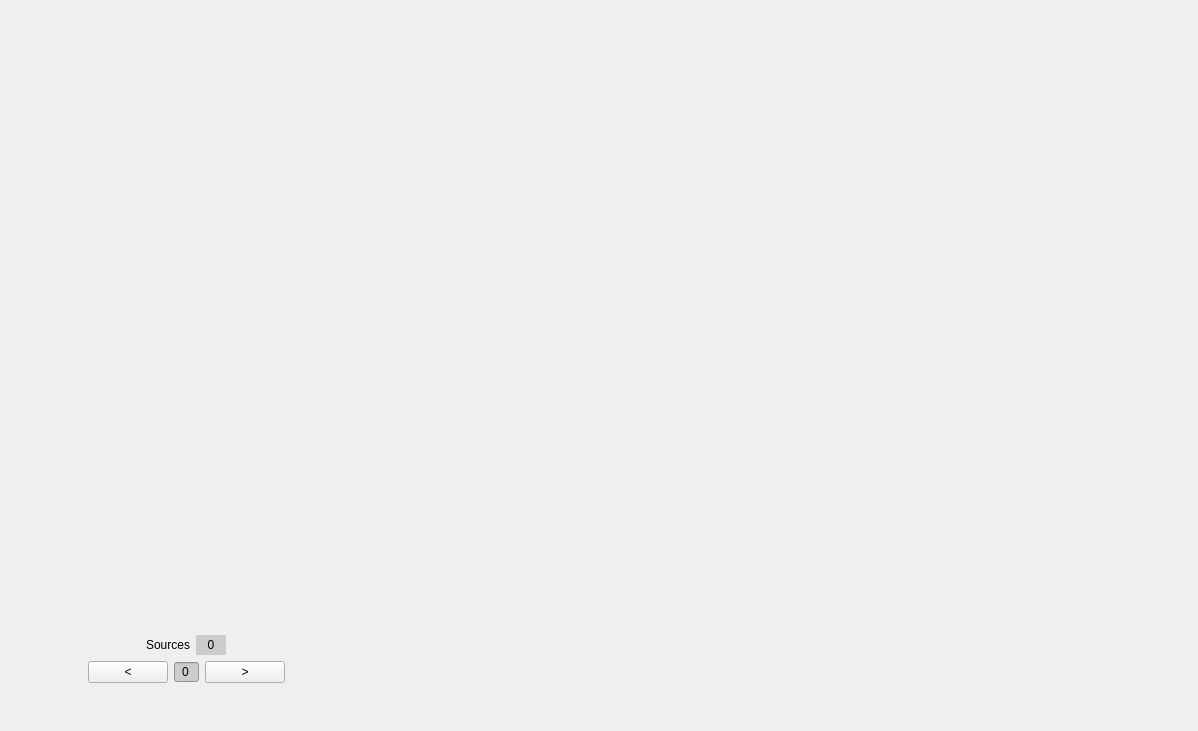
<?xml version="1.0" encoding="UTF-8"?>
<ui version="4.0">
 <class>manual_panel</class>
 <widget class="QWidget" name="manual_panel">
  <property name="geometry">
   <rect>
    <x>0</x>
    <y>0</y>
    <width>1198</width>
    <height>731</height>
   </rect>
  </property>
  <property name="windowTitle">
   <string>Form</string>
  </property>
  <layout class="QHBoxLayout" name="horizontalLayout_2">
   <property name="leftMargin">
    <number>0</number>
   </property>
   <property name="topMargin">
    <number>0</number>
   </property>
   <property name="rightMargin">
    <number>0</number>
   </property>
   <property name="bottomMargin">
    <number>0</number>
   </property>
   <item>
    <layout class="QVBoxLayout" name="verticalLayout">
     <property name="rightMargin">
      <number>0</number>
     </property>
     <item>
      <widget class="WarpControlWidget" name="warp_controls" native="true">
       <property name="minimumSize">
        <size>
         <width>250</width>
         <height>580</height>
        </size>
       </property>
       <property name="maximumSize">
        <size>
         <width>250</width>
         <height>580</height>
        </size>
       </property>
      </widget>
     </item>
     <item>
      <spacer name="verticalSpacer_2">
       <property name="orientation">
        <enum>Qt::Vertical</enum>
       </property>
       <property name="sizeHint" stdset="0">
        <size>
         <width>20</width>
         <height>40</height>
        </size>
       </property>
      </spacer>
     </item>
     <item>
      <layout class="QHBoxLayout" name="horizontalLayout">
       <property name="topMargin">
        <number>0</number>
       </property>
       <item>
        <spacer name="horizontalSpacer">
         <property name="orientation">
          <enum>Qt::Horizontal</enum>
         </property>
         <property name="sizeHint" stdset="0">
          <size>
           <width>40</width>
           <height>20</height>
          </size>
         </property>
        </spacer>
       </item>
       <item>
        <widget class="QLabel" name="label_Sources">
         <property name="maximumSize">
          <size>
           <width>16777215</width>
           <height>20</height>
          </size>
         </property>
         <property name="text">
          <string>Sources</string>
         </property>
        </widget>
       </item>
       <item>
        <widget class="QLabel" name="label_nsources">
         <property name="minimumSize">
          <size>
           <width>30</width>
           <height>0</height>
          </size>
         </property>
         <property name="maximumSize">
          <size>
           <width>30</width>
           <height>20</height>
          </size>
         </property>
         <property name="styleSheet">
          <string notr="true">background-color: #cccccc;</string>
         </property>
         <property name="text">
          <string>0</string>
         </property>
         <property name="alignment">
          <set>Qt::AlignCenter</set>
         </property>
        </widget>
       </item>
       <item>
        <spacer name="horizontalSpacer_2">
         <property name="orientation">
          <enum>Qt::Horizontal</enum>
         </property>
         <property name="sizeHint" stdset="0">
          <size>
           <width>40</width>
           <height>20</height>
          </size>
         </property>
        </spacer>
       </item>
      </layout>
     </item>
     <item>
      <layout class="QHBoxLayout" name="horizontalLayout_5">
       <property name="topMargin">
        <number>0</number>
       </property>
       <item>
        <spacer name="horizontalSpacer_7">
         <property name="orientation">
          <enum>Qt::Horizontal</enum>
         </property>
         <property name="sizeHint" stdset="0">
          <size>
           <width>40</width>
           <height>20</height>
          </size>
         </property>
        </spacer>
       </item>
       <item>
        <widget class="QPushButton" name="button_previous_curve">
         <property name="text">
          <string>&lt;</string>
         </property>
        </widget>
       </item>
       <item>
        <widget class="QSpinBox" name="spin_current_curve">
         <property name="maximumSize">
          <size>
           <width>30</width>
           <height>16777215</height>
          </size>
         </property>
         <property name="focusPolicy">
          <enum>Qt::ClickFocus</enum>
         </property>
         <property name="styleSheet">
          <string notr="true">background-color: #cccccc;</string>
         </property>
         <property name="alignment">
          <set>Qt::AlignCenter</set>
         </property>
         <property name="buttonSymbols">
          <enum>QAbstractSpinBox::NoButtons</enum>
         </property>
        </widget>
       </item>
       <item>
        <widget class="QPushButton" name="button_next_curve">
         <property name="text">
          <string>&gt;</string>
         </property>
        </widget>
       </item>
       <item>
        <spacer name="horizontalSpacer_8">
         <property name="orientation">
          <enum>Qt::Horizontal</enum>
         </property>
         <property name="sizeHint" stdset="0">
          <size>
           <width>40</width>
           <height>20</height>
          </size>
         </property>
        </spacer>
       </item>
      </layout>
     </item>
     <item>
      <spacer name="verticalSpacer">
       <property name="orientation">
        <enum>Qt::Vertical</enum>
       </property>
       <property name="sizeHint" stdset="0">
        <size>
         <width>20</width>
         <height>40</height>
        </size>
       </property>
      </spacer>
     </item>
    </layout>
   </item>
   <item>
    <layout class="QVBoxLayout" name="verticalLayout_3">
     <property name="leftMargin">
      <number>20</number>
     </property>
     <item>
      <widget class="FigureManual" name="figure" native="true">
       <property name="minimumSize">
        <size>
         <width>800</width>
         <height>500</height>
        </size>
       </property>
       <property name="maximumSize">
        <size>
         <width>800</width>
         <height>800</height>
        </size>
       </property>
       <property name="styleSheet">
        <string notr="true"/>
       </property>
      </widget>
     </item>
    </layout>
   </item>
  </layout>
 </widget>
 <customwidgets>
  <customwidget>
   <class>WarpControlWidget</class>
   <extends>QWidget</extends>
   <header>widgets</header>
   <container>1</container>
  </customwidget>
  <customwidget>
   <class>FigureManual</class>
   <extends>QWidget</extends>
   <header>figures</header>
   <container>1</container>
  </customwidget>
 </customwidgets>
 <tabstops>
  <tabstop>button_next_curve</tabstop>
  <tabstop>button_previous_curve</tabstop>
  <tabstop>spin_current_curve</tabstop>
 </tabstops>
 <resources/>
 <connections/>
</ui>
